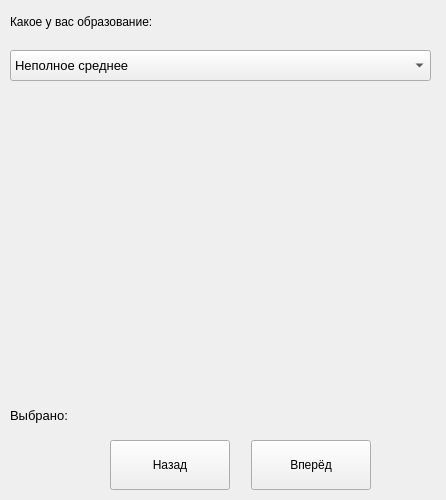
<?xml version="1.0" encoding="UTF-8"?>
<ui version="4.0">
 <class>MainWindow</class>
 <widget class="QMainWindow" name="MainWindow">
  <property name="geometry">
   <rect>
    <x>0</x>
    <y>0</y>
    <width>446</width>
    <height>500</height>
   </rect>
  </property>
  <property name="minimumSize">
   <size>
    <width>446</width>
    <height>500</height>
   </size>
  </property>
  <property name="maximumSize">
   <size>
    <width>446</width>
    <height>500</height>
   </size>
  </property>
  <property name="windowTitle">
   <string>MainWindow</string>
  </property>
  <widget class="QWidget" name="centralwidget">
   <widget class="QLabel" name="label_task">
    <property name="geometry">
     <rect>
      <x>10</x>
      <y>6</y>
      <width>351</width>
      <height>31</height>
     </rect>
    </property>
    <property name="font">
     <font>
      <family>Segoe UI</family>
      <pointsize>9</pointsize>
     </font>
    </property>
    <property name="text">
     <string>Какое у вас образование:</string>
    </property>
   </widget>
   <widget class="QComboBox" name="comboBox">
    <property name="geometry">
     <rect>
      <x>10</x>
      <y>50</y>
      <width>421</width>
      <height>31</height>
     </rect>
    </property>
    <property name="font">
     <font>
      <family>Segoe UI</family>
      <pointsize>10</pointsize>
     </font>
    </property>
    <property name="currentIndex">
     <number>0</number>
    </property>
    <item>
     <property name="text">
      <string>Неполное среднее</string>
     </property>
    </item>
    <item>
     <property name="text">
      <string>Среднее</string>
     </property>
    </item>
    <item>
     <property name="text">
      <string>Среднее-специальное</string>
     </property>
    </item>
    <item>
     <property name="text">
      <string>Высшее</string>
     </property>
    </item>
   </widget>
   <widget class="QLabel" name="label_img">
    <property name="geometry">
     <rect>
      <x>110</x>
      <y>120</y>
      <width>211</width>
      <height>191</height>
     </rect>
    </property>
    <property name="text">
     <string/>
    </property>
   </widget>
   <widget class="QPushButton" name="btn_next">
    <property name="geometry">
     <rect>
      <x>251</x>
      <y>440</y>
      <width>120</width>
      <height>50</height>
     </rect>
    </property>
    <property name="font">
     <font>
      <family>Segoe UI</family>
     </font>
    </property>
    <property name="text">
     <string>Вперёд</string>
    </property>
   </widget>
   <widget class="QPushButton" name="btn_back">
    <property name="geometry">
     <rect>
      <x>110</x>
      <y>440</y>
      <width>120</width>
      <height>50</height>
     </rect>
    </property>
    <property name="font">
     <font>
      <family>Segoe UI</family>
     </font>
    </property>
    <property name="text">
     <string>Назад</string>
    </property>
   </widget>
   <widget class="QLabel" name="label_selected">
    <property name="geometry">
     <rect>
      <x>10</x>
      <y>400</y>
      <width>421</width>
      <height>31</height>
     </rect>
    </property>
    <property name="font">
     <font>
      <family>Segoe UI</family>
      <pointsize>10</pointsize>
     </font>
    </property>
    <property name="text">
     <string>Выбрано:</string>
    </property>
   </widget>
  </widget>
 </widget>
 <resources/>
 <connections/>
</ui>
